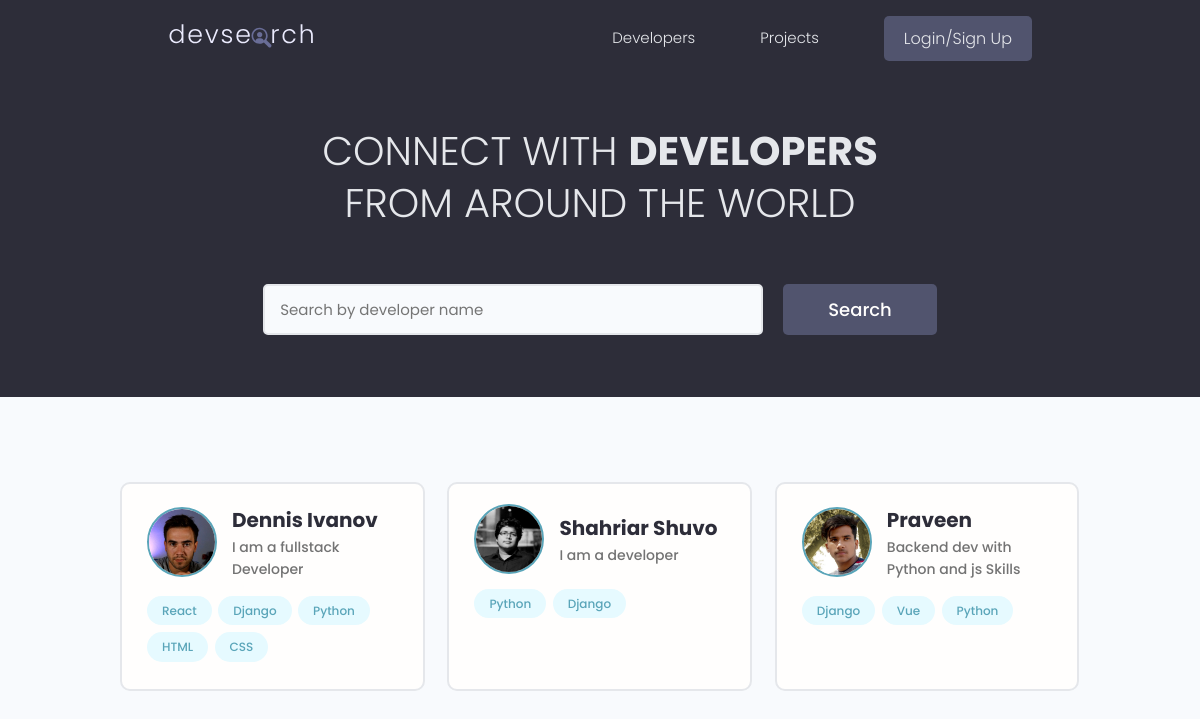
Before: / with the older database file.
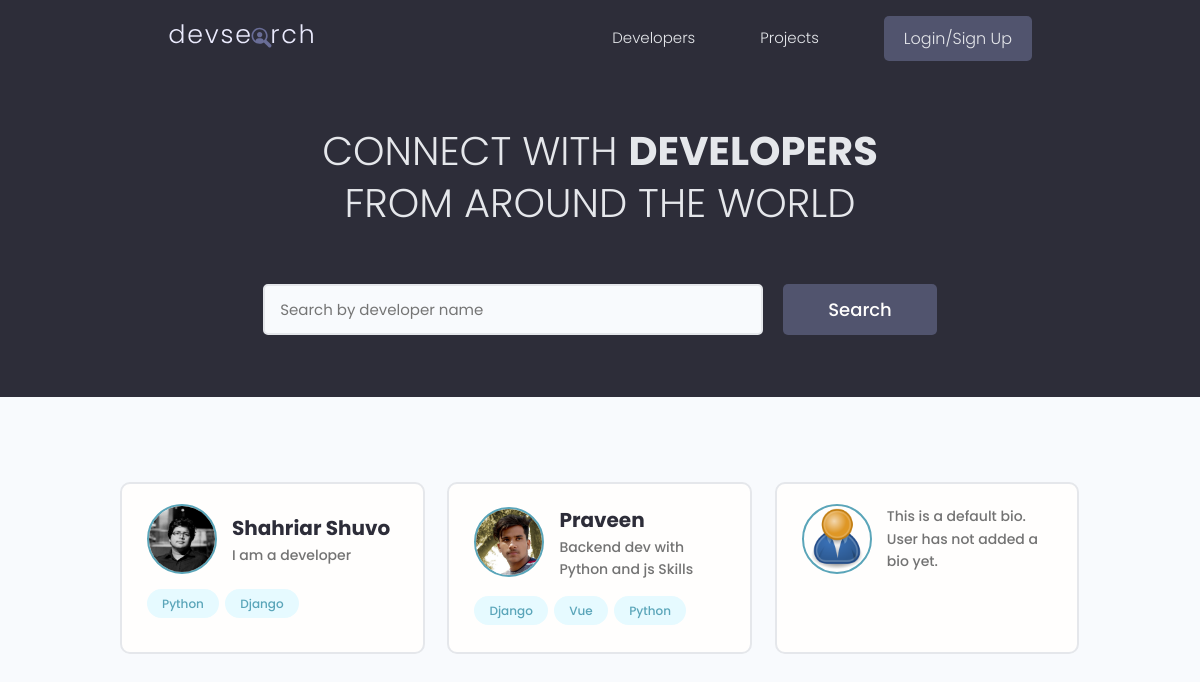
After: the same page with the newer database file.
### users/models.py (models this page shows, shortened)
class Profile(models.Model):
    user = models.OneToOneField(
        User, on_delete=models.CASCADE, null=True, blank=True)
    name = models.CharField(max_length=200, blank=True, null=True)
    email = models.EmailField(max_length=500, blank=True, null=True)
    username = models.CharField(max_length=200, blank=True, null=True)
    location = models.CharField(max_length=200, blank=True, null=True, default="Earth")
    short_intro = models.CharField(max_length=200, blank=True, null=True, default="This is a default bio. User has not added a bio yet.")
    bio = models.TextField(blank=True, null=True)
    profile_image = models.ImageField(
        null=True, blank=True, upload_to='profiles/', default="profiles/user-default.png")
    social_github = models.CharField(max_length=200, blank=True, null=True)
    social_twitter = models.CharField(max_length=200, blank=True, null=True)
    social_linkedin = models.CharField(max_length=200, blank=True, null=True)
    social_youtube = models.CharField(max_length=200, blank=True, null=True)
    social_website = models.CharField(max_length=200, blank=True, null=True)
    created = models.DateTimeField(auto_now_add=True)
    id = models.UUIDField(default=uuid.uuid4, unique=True,
                          primary_key=True, editable=False)
    class Meta:
        ordering = ['created']
    @property
    def imageURL(self):
        try:
            url = self.profile_image.url
        except:
            url = ''
        return url

class Skill(models.Model):
    owner = models.ForeignKey(
        Profile, on_delete=models.CASCADE, null=True, blank=True)
    name = models.CharField(max_length=200, blank=True, null=True)
    description = models.TextField(null=True, blank=True)
    created = models.DateTimeField(auto_now_add=True)
    id = models.UUIDField(default=uuid.uuid4, unique=True,
                          primary_key=True, editable=False)
    def __str__(self):
        return str(self.name)

### users/views.py (the view)
# urls.py: path('', views.profiles, name="profiles"),
def profiles(request):
    profiles, search_query = searchProfiles(request)
    custom_range, profiles = paginateProfiles(request, profiles, 3)
    context = {'profiles': profiles, 'search_query': search_query,
               'custom_range': custom_range}
    return render(request, 'users/profiles.html', context)

### users/utils.py (called while the page is built)
def paginateProfiles(request, profiles, results):
    page = request.GET.get('page')
    paginator = Paginator(profiles, results)
    try:
        profiles = paginator.page(page)
    except PageNotAnInteger:
        page = 1
        profiles = paginator.page(page)
    except EmptyPage:
        page = paginator.num_pages
        profiles = paginator.page(page)
    leftIndex = (int(page) - 4)
    if leftIndex < 1:
        leftIndex = 1
    rightIndex = (int(page) + 5)
    if rightIndex > paginator.num_pages:
        rightIndex = paginator.num_pages + 1
    custom_range = range(leftIndex, rightIndex)
    return custom_range, profiles

def searchProfiles(request):
    search_query = ''
    if request.GET.get('search_query'):
        search_query = request.GET.get('search_query')
    skills = Skill.objects.filter(name__icontains=search_query)
    profiles = Profile.objects.distinct().filter(
        Q(name__icontains=search_query) |
        Q(short_intro__icontains=search_query) |
        Q(skill__in=skills)
    )
    return profiles, search_query

### users/templates/users/profiles.html (shortened to what this page needs)
{% extends 'main.html' %}
{% block content %}
<main class="home">
    <section class="hero-section text-center">
        <div class="container container--narrow">
            <div class="hero-section__box">
                <h2>CONNECT WITH <span>DEVELOPERS</span></h2>
                <h2>FROM AROUND THE WORLD</h2>
            </div>
            <div class="hero-section__search">
                <form id="searchForm" class="form" action="{% url 'profiles' %}" method="get">
                    <div class="form__field">
                        <input class="input input--text" id="formInput#search" type="text" name="search_query"
                            value="{{search_query}}" placeholder="Search by developer name" />
                    </div>
                    <input class="btn btn--sub btn--lg" type="submit" value="Search" />
                </form>
            </div>
        </div>
    </section>
    <section class="devlist">
        <div class="container">
            <div class="grid grid--three">
                {% for profile in profiles %}
                <div class="column card">
                    <div class="dev">
                        <a href="{% url 'user-profile' profile.id %}" class="card__body">
                            <div class="dev__profile">
                                <img class="avatar avatar--md" src="{{ profile.imageURL }}" alt="image" />
                                <div class="dev__meta">
                                    <h3>{{profile.name}}</h3>
                                    <h5>{{profile.short_intro|slice:"60"}}</h5>
                                </div>
                            </div>
                            <div class="dev__skills">
                                {% for skill in profile.skill_set.all|slice:"5" %}
                                <span class="tag tag--pill tag--main">
                                    <small>{{skill}}</small>
                                </span>
                                {% endfor %}
                            </div>
                        </a>
                    </div>
                </div>
                {% endfor %}
            </div>
        </div>
    </section>
</main>
{% endblock content %}

### templates/main.html (shortened to what this page needs)
<!DOCTYPE html>
{% load static %}
<html>
<head>
    <link rel="stylesheet" href="https://cdn.iconmonstr.com/1.3.0/css/iconmonstr-iconic-font.min.css" />
    <link rel="stylesheet" href="{% static 'uikit/styles/uikit.css' %}" />
    <link rel="stylesheet" href="{% static 'styles/app.css' %}" />
</head>
<body>
    {% include 'navbar.html' %}
    {% block content %}
    {% endblock content %}
</body>
</html>

### templates/navbar.html (shortened to what this page needs)
{% load static %}
<header class="header">
    <div class="container container--narrow">
        <a href="{% url 'profiles' %}" class="header__logo">
            <img src="{% static 'images/logo.svg' %} " alt="DevSearch Logo" />
        </a>
        <nav class="header__nav">
            <ul class="header__menu">
                <li class="header__menuItem"><a href="{% url 'profiles' %}">Developers</a></li>
                <li class="header__menuItem"><a href="{% url 'projects' %}">Projects</a></li>
                {% if request.user.is_authenticated %}
                <li class="header__menuItem"><a href="{% url 'inbox' %}">Inbox</a></li>
                <li class="header__menuItem"><a href="{% url 'account' %}">Account</a></li>
                <li class="header__menuItem"><a href="{% url 'logout' %}" class="btn btn--sub">Logout</a></li>
                {% else %}
                <li class="header__menuItem"><a href="{% url 'login' %}" class="btn btn--sub">Login/Sign Up</a></li>
                {% endif %}
            </ul>
        </nav>
    </div>
</header>

### static/styles/app.css (style rules this page uses)
:root { --color-sub: #2d2d39; }
.btn--sub { background-color: var(--color-sub-light); }
.card { border: 2px solid var(--color-light); }
img { width: 100%; }
.header { position: sticky; z-index: 111; background-color: var(--color-sub); padding: 1.5rem 0; }
.header > .container { display: flex; justify-content: space-between; align-items: center; }
.header__logo > img { height: 3.8rem; }
.header__nav > ul { display: inline-flex; align-items: center; list-style: none; gap: 6.5rem; }
.header__menuItem > a { color: var(--color-light); font-weight: 300; }
.hero-section { height: 40vh; display: flex; align-items: center; background-color: var(--color-sub); }
.hero-section__box { margin-bottom: 4rem; }
.hero-section__box > h2, .hero-section__box > h2 > span { font-size: 4rem; color: var(--color-light); line-height: 1.3; text-transform: uppercase; }
.hero-section__box > h2 { font-weight: 300; }
.hero-section__box > h2 > span { font-weight: 700; }
.hero-section__search > .form { display: flex; align-items: center; justify-content: center; gap: 2rem; }
.hero-section__search > .form input.input--text { width: 50rem; }
.devlist { margin-top: 8rem; }
.devlist .grid { align-items: stretch; }
.devlist .dev .dev__profile { display: flex; align-items: center; gap: 1.5rem; }
.devlist .dev .dev__meta h3 { color: var(--color-sub); font-size: 2rem; font-weight: 700; }
.devlist .dev .dev__meta h5 { color: var(--color-text); font-size: 1.4rem; font-weight: 500; }

### static/uikit/styles/modules/_variables.css (style rules this page uses)
:root { --color-main: #5aa5b9; --color-main-light: #e6faff; --color-sub: #3f4156; --color-sub-light: #51546e; --color-sub-lighter: #ededfd; --color-text: #737373; --color-gray: #8b8b8b; --color-light: #e5e7eb; --color-light-gray: #767676; --color-bg: #f8fafd; --color-white: #fffefd; --color-white-light: #f3f3f3; --color-success: #359e64; --color-success-bg: #def8e8; --color-error: #fc4b0b; --color-error-bg: #fff2ee; --font-base: 'Poppins', arial, helvetica, 'Segoe UI', roboto, ubuntu, sans-serif; --font-monospace: 'Fira Code', 'Courier New', courier, monospace; --font-regular: 300; --font-medium: 500; --font-bold: 700; --generic-shadow: 1px 1px 5px #00000010; --generic-transition: all 0.3s ease-in-out; }

### static/uikit/styles/modules/_base.css (style rules this page uses)
* { margin: 0; padding: 0; box-sizing: border-box; text-rendering: optimizeLegibility; color: inherit; font-size: inherit; }
html { font-size: 50%; }
@media only screen and (min-width: 480px) { html { font-size: 56.25%; } }
@media only screen and (min-width: 1200px) { html { font-size: 62.5%; } }
body { line-height: 1.6; font-weight: 400; font-size: 1.5rem; color: var(--color-text); background-color: var(--color-bg); min-height: 100vh; }

### static/uikit/styles/modules/_typography.css (style rules this page uses)
* { font-family: var(--font-base); }
h2 { font-size: 3.6rem; font-weight: var(--font-bold); }
h3 { font-size: 3.2rem; font-weight: var(--font-medium); }
h5 { font-size: 2.4rem; font-weight: var(--font-medium); }
h5, h6 { font-weight: var(--font-regular); }
p, span, strong { font-size: 1.6rem; color: var(--color-text); font-weight: var(--font-regular); }
a { padding-bottom: 2px; text-decoration: none; display: inline-block; color: var(--color-main); font-weight: var(--font-medium); }

### static/uikit/styles/modules/_utilities.css (style rules this page uses)
.container { width: 92%; max-width: 165rem; margin: 0 auto; box-sizing: border-box; }
.container--narrow { width: 92%; max-width: 120rem; }
@media screen and (min-width: 1000px) { .container { width: 90%; } }
@media screen and (min-width: 1000px) { .container--narrow { width: 85%; } }
@media screen and (min-width: 1200px) { .container { width: 80%; } }
@media screen and (min-width: 1200px) { .container--narrow { width: 72%; } }
.text-center { text-align: center; }

### static/uikit/styles/modules/_avatar.css (style rules this page uses)
.avatar { border-radius: 50%; border: 2px solid var(--color-main); object-fit: cover; }
.avatar--md { height: 7rem; width: 7rem; }

### static/uikit/styles/modules/_button.css (style rules this page uses)
.btn { display: inline-block; position: relative; cursor: pointer; background-color: var(--color-light); font-weight: var(--font-medium); color: var(--color-sub); text-decoration: none; padding: 1rem 2rem; border-radius: 0.5rem; border: none; width: -webkit-fit-content; width: -moz-fit-content; width: fit-content; height: -webkit-fit-content; height: -moz-fit-content; height: fit-content; font-size: 1.6rem; outline-width: 0; outline-color: transparent; -webkit-backface-visibility: hidden; backface-visibility: hidden; transition: all 0.3s ease-in-out; }
.btn--sub { background-color: var(--color-sub); color: var(--color-white); }
.btn--lg { font-size: 1.8rem; padding: 1.2rem 4.5rem; }

Changed rows visible on the page:
removed Profile: imageURL (picture), name "Dennis Ivanov", short_intro "I am a fullstack Developer"
removed Skill: name "React", shown under "Dennis Ivanov"
removed Skill: name "Django", shown under "Dennis Ivanov"
removed Skill: name "Python", shown under "Dennis Ivanov"
removed Skill: name "HTML", shown under "Dennis Ivanov"
removed Skill: name "CSS", shown under "Dennis Ivanov"
added Profile: imageURL (placeholder picture), short_intro "This is a default bio. User has not added a bio yet."
